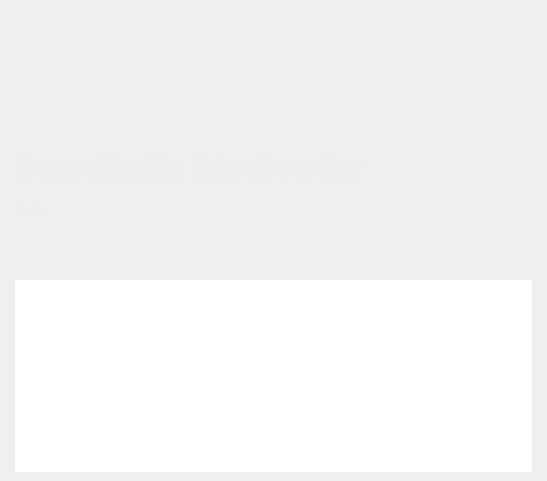
<?xml version="1.0" encoding="UTF-8"?>
<ui version="4.0">
 <class>ModBody</class>
 <widget class="QWidget" name="ModBody">
  <property name="geometry">
   <rect>
    <x>0</x>
    <y>0</y>
    <width>547</width>
    <height>481</height>
   </rect>
  </property>
  <property name="windowTitle">
   <string>Form</string>
  </property>
  <property name="styleSheet">
   <string notr="true">border: none;</string>
  </property>
  <layout class="QVBoxLayout" name="verticalLayout">
   <property name="spacing">
    <number>0</number>
   </property>
   <property name="leftMargin">
    <number>0</number>
   </property>
   <property name="topMargin">
    <number>0</number>
   </property>
   <property name="rightMargin">
    <number>0</number>
   </property>
   <property name="bottomMargin">
    <number>0</number>
   </property>
   <item>
    <widget class="QFrame" name="modPreviewFrame">
     <property name="styleSheet">
      <string notr="true">background-color:transparent;</string>
     </property>
     <property name="frameShape">
      <enum>QFrame::StyledPanel</enum>
     </property>
     <property name="frameShadow">
      <enum>QFrame::Raised</enum>
     </property>
     <widget class="QFrame" name="modPreviewInfo">
      <property name="geometry">
       <rect>
        <x>0</x>
        <y>0</y>
        <width>519</width>
        <height>216</height>
       </rect>
      </property>
      <property name="styleSheet">
       <string notr="true">QFrame{
border-image: url(:/images/resources/images/PreviewShadow.png);
background-color: #00000000;
}</string>
      </property>
      <property name="frameShape">
       <enum>QFrame::StyledPanel</enum>
      </property>
      <property name="frameShadow">
       <enum>QFrame::Raised</enum>
      </property>
      <layout class="QVBoxLayout" name="verticalLayout_11">
       <property name="leftMargin">
        <number>15</number>
       </property>
       <property name="rightMargin">
        <number>15</number>
       </property>
       <item alignment="Qt::AlignTop">
        <widget class="QFrame" name="spacer">
         <property name="styleSheet">
          <string notr="true">border-image: none;</string>
         </property>
         <property name="frameShape">
          <enum>QFrame::StyledPanel</enum>
         </property>
         <property name="frameShadow">
          <enum>QFrame::Raised</enum>
         </property>
        </widget>
       </item>
       <item alignment="Qt::AlignVCenter">
        <widget class="QFrame" name="previewSwitcher">
         <property name="maximumSize">
          <size>
           <width>16777215</width>
           <height>48</height>
          </size>
         </property>
         <property name="styleSheet">
          <string notr="true">border-image: none;</string>
         </property>
         <property name="frameShape">
          <enum>QFrame::StyledPanel</enum>
         </property>
         <property name="frameShadow">
          <enum>QFrame::Raised</enum>
         </property>
         <layout class="QHBoxLayout" name="horizontalLayout_2">
          <property name="spacing">
           <number>0</number>
          </property>
          <property name="leftMargin">
           <number>0</number>
          </property>
          <property name="topMargin">
           <number>0</number>
          </property>
          <property name="rightMargin">
           <number>0</number>
          </property>
          <property name="bottomMargin">
           <number>0</number>
          </property>
          <item alignment="Qt::AlignLeft|Qt::AlignBottom">
           <widget class="QPushButton" name="leftPreview">
            <property name="maximumSize">
             <size>
              <width>30</width>
              <height>16777215</height>
             </size>
            </property>
            <property name="cursor">
             <cursorShape>PointingHandCursor</cursorShape>
            </property>
            <property name="styleSheet">
             <string notr="true">QPushButton {
    qproperty-icon: url(&quot; &quot;); /* empty image */
    qproperty-iconSize: 48px 48px; /* space for the background image */
    background-image: url(&quot;:/icons/resources/icons/BackTransparent.png&quot;);
	background-color: #00000000;
    background-repeat: no-repeat;
	margin-left: -10px;
}

QPushButton:hover {
    background-image: url(&quot;:/icons/resources/icons/Back.png&quot;);
    background-repeat: no-repeat;
}</string>
            </property>
            <property name="text">
             <string/>
            </property>
            <property name="icon">
             <iconset resource="icons.qrc">
              <normaloff>:/icons/resources/icons/Back.png</normaloff>
              <activeon>:/icons/resources/icons/GhostInstalled.png</activeon>
              <selectedon>:/icons/resources/icons/Back.png</selectedon>:/icons/resources/icons/Back.png</iconset>
            </property>
            <property name="iconSize">
             <size>
              <width>48</width>
              <height>48</height>
             </size>
            </property>
           </widget>
          </item>
          <item alignment="Qt::AlignRight|Qt::AlignBottom">
           <widget class="QPushButton" name="rightPreview">
            <property name="maximumSize">
             <size>
              <width>30</width>
              <height>16777215</height>
             </size>
            </property>
            <property name="cursor">
             <cursorShape>PointingHandCursor</cursorShape>
            </property>
            <property name="styleSheet">
             <string notr="true">QPushButton {
    qproperty-icon: url(&quot; &quot;); /* empty image */
    qproperty-iconSize: 48px 48px; /* space for the background image */
    background-image: url(&quot;:/icons/resources/icons/ForwardTransparent.png&quot;);
	background-color: #00000000;
    background-repeat: no-repeat;
	margin-left: -10px;
}

QPushButton:hover {
    background-image: url(&quot;:/icons/resources/icons/Forward.png&quot;);
    background-repeat: no-repeat;
}</string>
            </property>
            <property name="text">
             <string/>
            </property>
            <property name="icon">
             <iconset resource="icons.qrc">
              <normaloff>:/icons/resources/icons/Forward.png</normaloff>:/icons/resources/icons/Forward.png</iconset>
            </property>
            <property name="iconSize">
             <size>
              <width>48</width>
              <height>48</height>
             </size>
            </property>
            <property name="flat">
             <bool>false</bool>
            </property>
           </widget>
          </item>
         </layout>
        </widget>
       </item>
       <item alignment="Qt::AlignBottom">
        <widget class="QFrame" name="modInfoFrame">
         <property name="layoutDirection">
          <enum>Qt::LeftToRight</enum>
         </property>
         <property name="styleSheet">
          <string notr="true">border-image: none;</string>
         </property>
         <property name="frameShape">
          <enum>QFrame::StyledPanel</enum>
         </property>
         <property name="frameShadow">
          <enum>QFrame::Plain</enum>
         </property>
         <property name="lineWidth">
          <number>0</number>
         </property>
         <layout class="QVBoxLayout" name="verticalLayout_12">
          <property name="spacing">
           <number>0</number>
          </property>
          <property name="leftMargin">
           <number>0</number>
          </property>
          <property name="topMargin">
           <number>0</number>
          </property>
          <property name="rightMargin">
           <number>0</number>
          </property>
          <property name="bottomMargin">
           <number>0</number>
          </property>
          <item>
           <widget class="QLabel" name="modName">
            <property name="font">
             <font>
              <family>Exo 2 SemiBold</family>
              <pointsize>24</pointsize>
              <bold>true</bold>
             </font>
            </property>
            <property name="styleSheet">
             <string notr="true">color: #eeeeee;</string>
            </property>
            <property name="text">
             <string>Brawlhalla Modloader</string>
            </property>
            <property name="wordWrap">
             <bool>true</bool>
            </property>
           </widget>
          </item>
          <item alignment="Qt::AlignBottom">
           <widget class="QFrame" name="bottomModInfoFrame">
            <property name="frameShape">
             <enum>QFrame::StyledPanel</enum>
            </property>
            <property name="frameShadow">
             <enum>QFrame::Raised</enum>
            </property>
            <layout class="QHBoxLayout" name="horizontalLayout_9">
             <property name="spacing">
              <number>10</number>
             </property>
             <property name="leftMargin">
              <number>0</number>
             </property>
             <property name="topMargin">
              <number>0</number>
             </property>
             <property name="rightMargin">
              <number>0</number>
             </property>
             <property name="bottomMargin">
              <number>0</number>
             </property>
             <item alignment="Qt::AlignLeft">
              <widget class="QLabel" name="modSource">
               <property name="font">
                <font>
                 <family>Roboto Medium</family>
                 <pointsize>11</pointsize>
                 <bold>false</bold>
                </font>
               </property>
               <property name="styleSheet">
                <string notr="true">color: #eeeeee;</string>
               </property>
               <property name="text">
                <string>Source:</string>
               </property>
              </widget>
             </item>
             <item alignment="Qt::AlignHCenter|Qt::AlignVCenter">
              <widget class="QFrame" name="previewsNavigateFrame">
               <property name="frameShape">
                <enum>QFrame::StyledPanel</enum>
               </property>
               <property name="frameShadow">
                <enum>QFrame::Raised</enum>
               </property>
               <layout class="QHBoxLayout" name="horizontalLayout_10">
                <property name="leftMargin">
                 <number>0</number>
                </property>
                <property name="topMargin">
                 <number>0</number>
                </property>
                <property name="rightMargin">
                 <number>0</number>
                </property>
                <property name="bottomMargin">
                 <number>0</number>
                </property>
               </layout>
              </widget>
             </item>
             <item alignment="Qt::AlignRight">
              <widget class="QLabel" name="modVersion">
               <property name="font">
                <font>
                 <family>Roboto Medium</family>
                 <pointsize>11</pointsize>
                 <bold>false</bold>
                </font>
               </property>
               <property name="styleSheet">
                <string notr="true">color: #eeeeee;</string>
               </property>
               <property name="text">
                <string>Version:</string>
               </property>
              </widget>
             </item>
            </layout>
           </widget>
          </item>
         </layout>
        </widget>
       </item>
      </layout>
     </widget>
     <widget class="QLabel" name="modPreview">
      <property name="geometry">
       <rect>
        <x>0</x>
        <y>0</y>
        <width>551</width>
        <height>201</height>
       </rect>
      </property>
      <property name="text">
       <string/>
      </property>
      <property name="pixmap">
       <pixmap resource="icons.qrc">:/images/resources/images/DefaultPreview.png</pixmap>
      </property>
      <property name="scaledContents">
       <bool>true</bool>
      </property>
     </widget>
     <zorder>modPreview</zorder>
     <zorder>modPreviewInfo</zorder>
    </widget>
   </item>
   <item alignment="Qt::AlignTop">
    <widget class="QFrame" name="modDescriptionsAndActions">
     <property name="sizePolicy">
      <sizepolicy hsizetype="Preferred" vsizetype="Preferred">
       <horstretch>0</horstretch>
       <verstretch>0</verstretch>
      </sizepolicy>
     </property>
     <property name="minimumSize">
      <size>
       <width>0</width>
       <height>0</height>
      </size>
     </property>
     <property name="maximumSize">
      <size>
       <width>16777215</width>
       <height>16777215</height>
      </size>
     </property>
     <property name="styleSheet">
      <string notr="true">QFrame{
}</string>
     </property>
     <property name="frameShape">
      <enum>QFrame::StyledPanel</enum>
     </property>
     <property name="frameShadow">
      <enum>QFrame::Raised</enum>
     </property>
     <layout class="QVBoxLayout" name="verticalLayout_13">
      <property name="spacing">
       <number>10</number>
      </property>
      <property name="sizeConstraint">
       <enum>QLayout::SetDefaultConstraint</enum>
      </property>
      <property name="leftMargin">
       <number>15</number>
      </property>
      <property name="topMargin">
       <number>10</number>
      </property>
      <property name="rightMargin">
       <number>15</number>
      </property>
      <item alignment="Qt::AlignTop">
       <widget class="QLabel" name="modTags">
        <property name="font">
         <font>
          <family>Roboto Medium</family>
          <pointsize>12</pointsize>
          <bold>false</bold>
         </font>
        </property>
        <property name="styleSheet">
         <string notr="true">QLabel{
	color: #eeeeee;
}</string>
        </property>
        <property name="text">
         <string>Tags:</string>
        </property>
        <property name="wordWrap">
         <bool>true</bool>
        </property>
       </widget>
      </item>
      <item alignment="Qt::AlignLeft|Qt::AlignTop">
       <widget class="QFrame" name="modActions">
        <property name="minimumSize">
         <size>
          <width>40</width>
          <height>40</height>
         </size>
        </property>
        <property name="styleSheet">
         <string notr="true">QFrame{
}</string>
        </property>
        <property name="frameShape">
         <enum>QFrame::StyledPanel</enum>
        </property>
        <property name="frameShadow">
         <enum>QFrame::Raised</enum>
        </property>
        <layout class="QHBoxLayout" name="horizontalLayout_11">
         <property name="leftMargin">
          <number>0</number>
         </property>
         <property name="topMargin">
          <number>0</number>
         </property>
         <property name="rightMargin">
          <number>0</number>
         </property>
         <property name="bottomMargin">
          <number>0</number>
         </property>
        </layout>
       </widget>
      </item>
      <item alignment="Qt::AlignTop">
       <widget class="QTextBrowser" name="modDescription">
        <property name="minimumSize">
         <size>
          <width>0</width>
          <height>0</height>
         </size>
        </property>
        <property name="font">
         <font>
          <family>Roboto Medium</family>
         </font>
        </property>
        <property name="styleSheet">
         <string notr="true">QToolTip { 
                           background-color: black; 
                           color: white; 
                           border: black solid 1px
}</string>
        </property>
        <property name="verticalScrollBarPolicy">
         <enum>Qt::ScrollBarAlwaysOff</enum>
        </property>
        <property name="horizontalScrollBarPolicy">
         <enum>Qt::ScrollBarAlwaysOff</enum>
        </property>
        <property name="sizeAdjustPolicy">
         <enum>QAbstractScrollArea::AdjustIgnored</enum>
        </property>
        <property name="lineWrapMode">
         <enum>QTextEdit::WidgetWidth</enum>
        </property>
        <property name="html">
         <string>&lt;!DOCTYPE HTML PUBLIC &quot;-//W3C//DTD HTML 4.0//EN&quot; &quot;http://www.w3.org/TR/REC-html40/strict.dtd&quot;&gt;
&lt;html&gt;&lt;head&gt;&lt;meta name=&quot;qrichtext&quot; content=&quot;1&quot; /&gt;&lt;meta charset=&quot;utf-8&quot; /&gt;&lt;style type=&quot;text/css&quot;&gt;
p, li { white-space: pre-wrap; }
&lt;/style&gt;&lt;/head&gt;&lt;body style=&quot; font-family:'Roboto Medium'; font-size:9pt; font-weight:400; font-style:normal;&quot;&gt;
&lt;p style=&quot;-qt-paragraph-type:empty; margin-top:0px; margin-bottom:0px; margin-left:0px; margin-right:0px; -qt-block-indent:0; text-indent:0px;&quot;&gt;&lt;br /&gt;&lt;/p&gt;&lt;/body&gt;&lt;/html&gt;</string>
        </property>
        <property name="openExternalLinks">
         <bool>true</bool>
        </property>
       </widget>
      </item>
     </layout>
    </widget>
   </item>
  </layout>
 </widget>
 <resources>
  <include location="icons.qrc"/>
 </resources>
 <connections/>
</ui>
